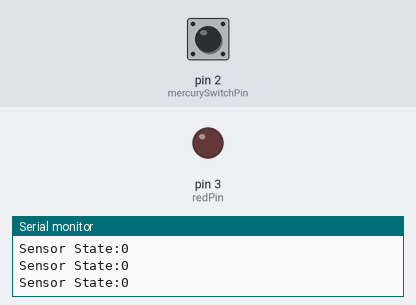
The sketch below on a simulated Arduino Uno, built with avr-gcc and run on an emulated ATmega328P. Parts: output pins drawn as LEDs (lit = HIGH), the last lines printed to the serial monitor. The inputs (shaded band) are chosen by the test bench; at power-on: pin 2 (mercurySwitchPin) LOW.

Above: at 1.2 s.
1.3 s: pin 2 (mercurySwitchPin) pulled HIGH for 0.15 s
At 1.4 s:
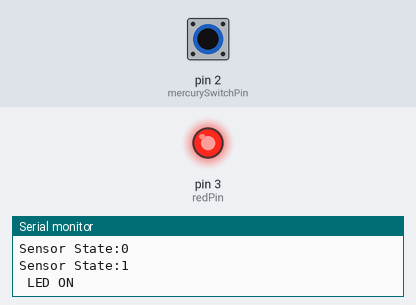
3.0 s: pin 2 (mercurySwitchPin) pulled HIGH for 3.2 s
At 7.3 s:
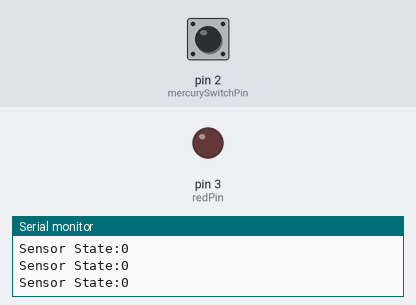
Timing chart, 0 to 8.8 s (numbered marks = the images above; inputs shaded):
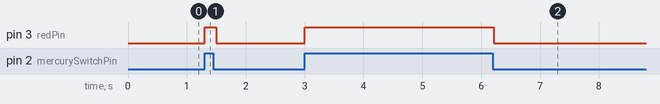

The sketch:

HW-505-MERCURY_SWITCH_MODULE.ino
```cpp
int mercurySwitchPin = 2; // Change to the digital pin you've connected the module's OUT pin to
int redPin = 3;   // Pin connected to the red pin of the RGB LED
void setup() {
    pinMode(mercurySwitchPin, INPUT);

    pinMode(redPin, OUTPUT);
    Serial.begin(9600);
}

void loop() {
    boolean state = digitalRead(mercurySwitchPin);
    Serial.print("Sensor State:");
    Serial.println((state));
    if(state == HIGH)
      {
          // Update the RGB LED
            digitalWrite(3, HIGH);
            Serial.println(" LED ON");
            delay(100);
      }
      else if(state == LOW){
          digitalWrite(3, LOW);
        };

    delay(100); // Adjust delay as needed
}
```

Measured:
- after the input at 1.3 s, pin 3 (redPin): LOW → HIGH at once, → LOW 0.20 s later
- after the input at 3.0 s, pin 3 (redPin): LOW → HIGH at once, → LOW 3.2 s later
